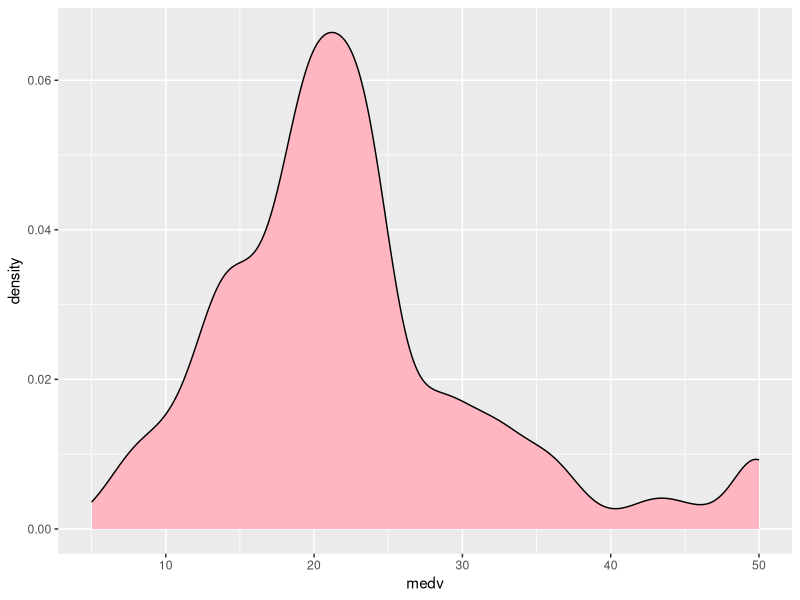
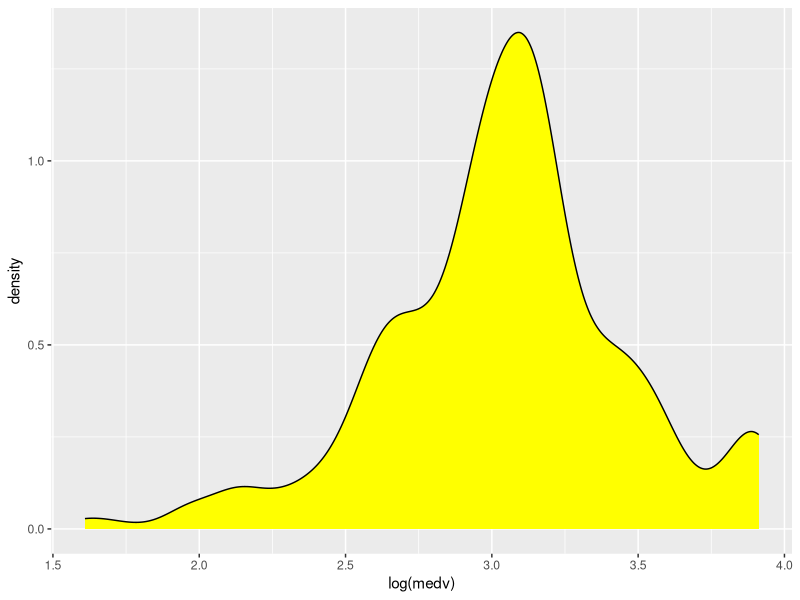
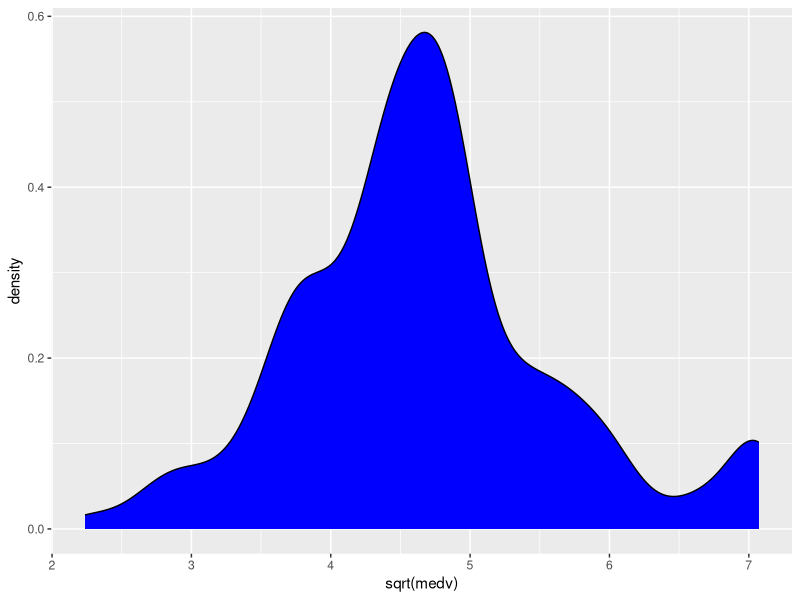
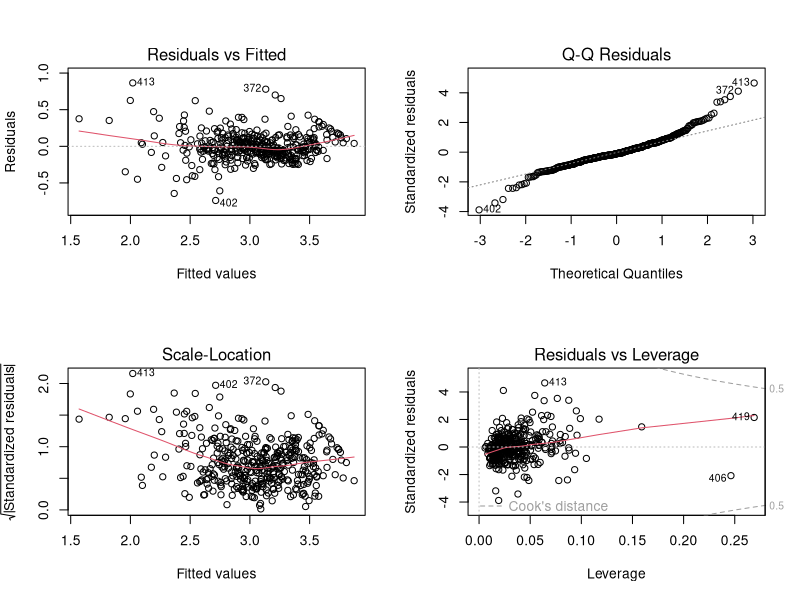

Generate these figures, in order, with R:
### For the current model, let's take the Boston dataset that is part of the MASS library in R Studio. 

library(MASS)
library(ggplot2)
attach(Boston)
names(Boston)

### Split the sample data and make the model

##Sample the dataset. The return for this is row nos.
set.seed(1)                                         ### sets the starting number used to generate a sequence of random numbers - it ensures that you get the same result if you start with that same seed each time you run the same process
row.number <- sample(1:nrow(Boston), 0.8*nrow(Boston))
train = Boston[row.number,]
test = Boston[-row.number,]
dim(train)
dim(test)

#######Explore the response variable
##      Let's check for the distribution of response variable 'medv'
###  WE DO A THREEE DISTRIBUTIONS ON THE VARIABLE -'medv' original, log transformation and square root transformation

##Explore the data.
par( mfrow= c(1,3))
ggplot(Boston, aes(medv)) + geom_density(fill="lightpink")
ggplot(train, aes(log(medv))) + geom_density(fill="yellow")
ggplot(train, aes(sqrt(medv))) + geom_density(fill="blue")

###  INFERENCES - We can see that both 'log' and 'sqrt' does a decent job to transform 'medv' distribution closer to normal.

#Let's make default model.
model1 = lm(log(medv)~., data=train)
summary(model1)
par(mfrow=c(2,2))
plot(model1)
  lm(formula = log(medv) ~ ., data = train)
####  Model Building - Model 1
